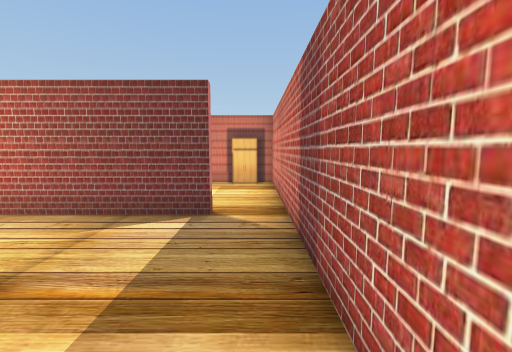
View 1 (above)

13 first-person views from a walk through a scene from a Unity 3-D project. The camera is 1.5 m above the floor, tilts 6° down and sees 90° across. Doors are open. The floor is counted in squares, 1.2 m on a side. Each view is taken from the middle of a square. On the plan, view 1 faces up. The plan holds only what a view shows up to about 12 squares ahead; the rest is blank. The player is left out. Some surface patterns are stand-ins.

View 2
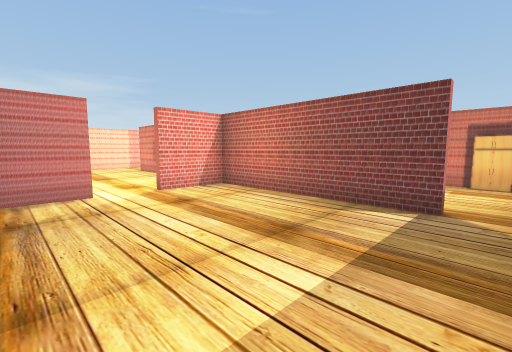

View 3
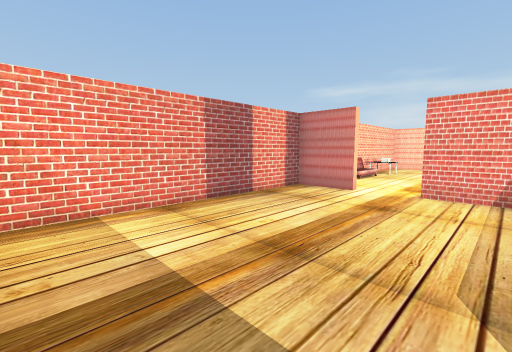

View 4
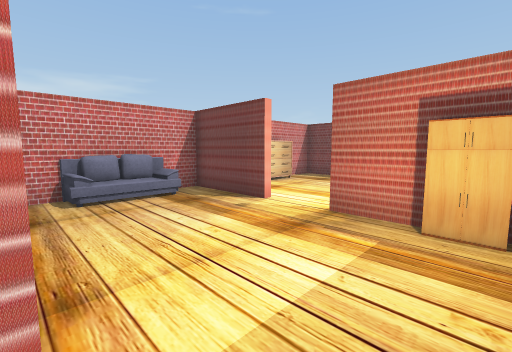

View 5
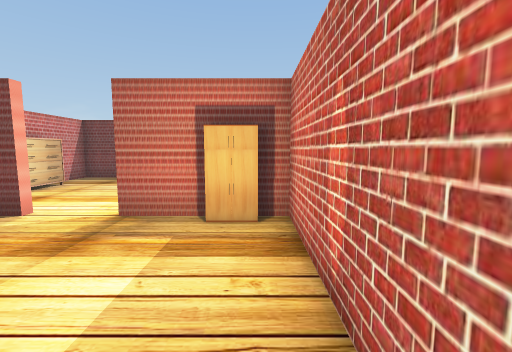

View 6
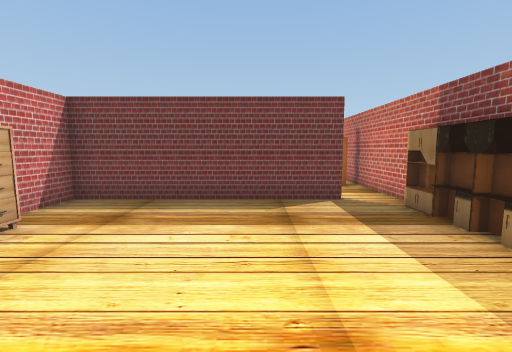

View 7
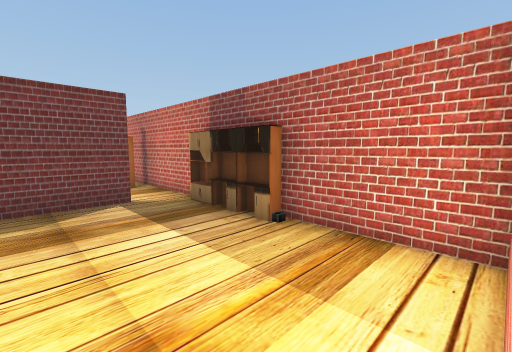

View 8
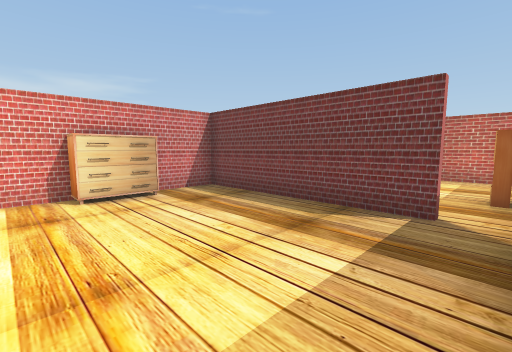

View 9
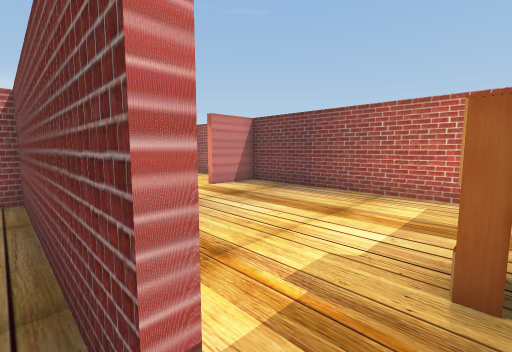

View 10
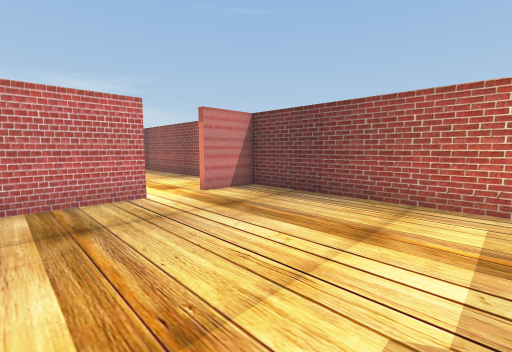

View 11
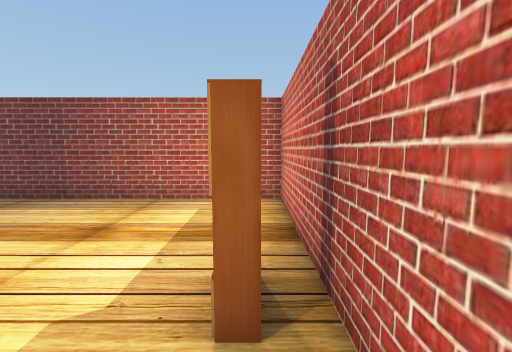

View 12
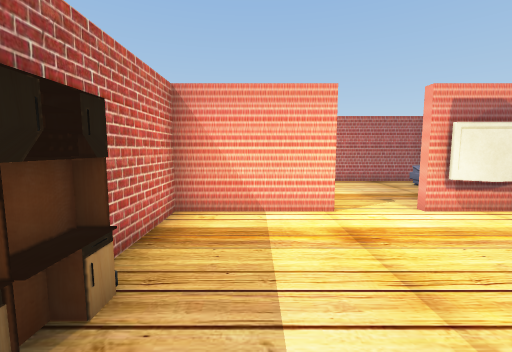

View 13
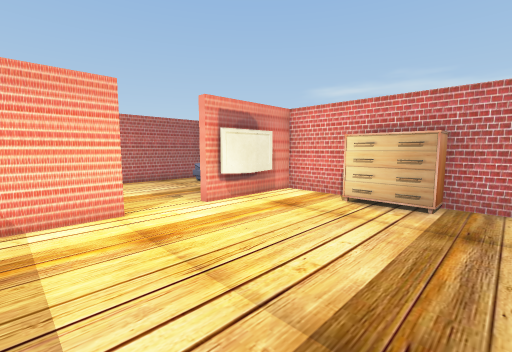

### Floor plan
Ten units are one square. View 1 is at (0, 0); x grows to the right and y downward. Boxes are objects, and circles mark ways between rooms. Rooms are numbered by the first view taken in them; rooms with no view inside come last. Other rooms are left out.
<svg viewBox="-85 -239 96 258">
<path fill="none" stroke="#000" d="M-8 -48 -75 -48 -75 -24M6 -5 6 -55M-75 -8 -75 14 1 14M-44 -97 -75 -97 -75 -50 -40 -50M-26 -100 6 -100 6 -138 1 -138M-75 -122 -75 -100 -44 -100M1 -93 -9 -93M6 -129 2 -129 2 -156M6 -141 6 -146M6 -150 6 -165M-8 -163 -75 -163 -75 -140M6 -55 6 -97 -26 -97M-75 -196 -75 -169M1 -185 -4 -185M6 -165 6 -234 -75 -234 -75 -212"/>
<rect x="-75" y="-85" width="10" height="30" fill="#bbb"><title>other object</title></rect>
<rect x="-75" y="-145" width="10" height="30" fill="#bbb"><title>other object</title></rect>
<circle cx="0" cy="-50" r="3" fill="#2a7"/>
<circle cx="0" cy="-160" r="3" fill="#2a7"/>
<text x="-30" y="-20">1</text>
<text x="-40" y="-110">2</text>
<text x="-40" y="-200">3</text>
</svg>
Room 1 opens to room 2. Room 2 opens to room 3.

Where each view was taken, in squares from view 1:
view 1: 0 up, 0 right, facing up
view 2: 1 down, 0 right, facing up-left
view 3: 4 up, 0 right, facing down-left
view 4: 5 up, 0 right, facing up-left
view 5: 5 up, 0 right, facing up
view 6: 10 up, 3 left, facing up
view 7: 10 up, 3 left, facing up-right
view 8: 11 up, 0 right, facing up-left
view 9: 16 up, 0 right, facing up-left
view 10: 17 up, 1 left, facing up-left
view 11: 17 up, 0 right, facing up
view 12: 15 up, 1 left, facing down
view 13: 15 up, 1 left, facing down-left
